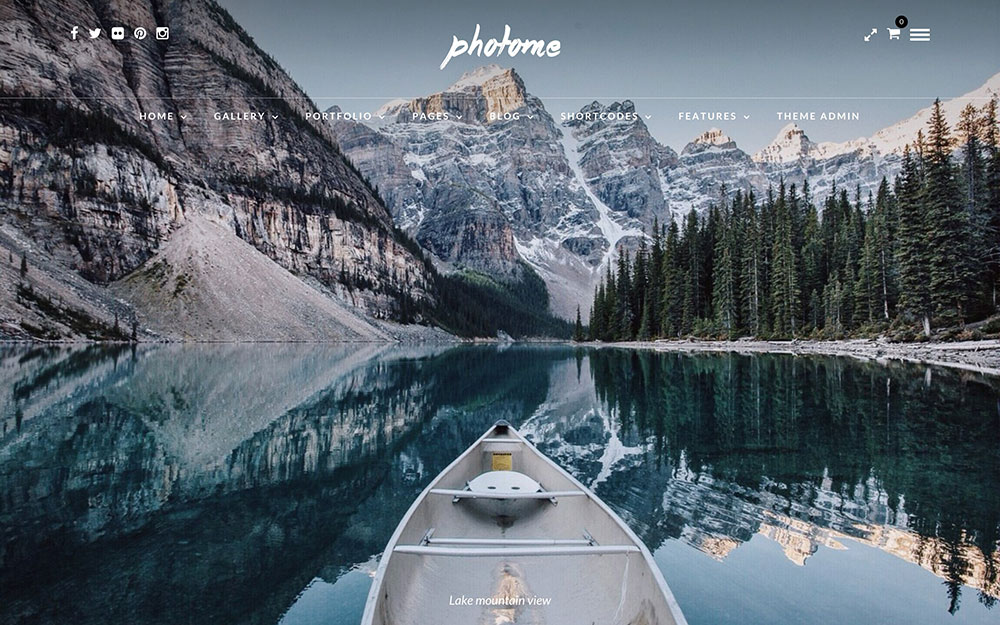
#> input picture lab5/photo-me-gallery-photography-theme.jpg, 1000 x 625 px
$ python task3.py
#> lines starting #> are read from the running program, lines starting #| are printed output that depends on the picture
import matplotlib.pyplot as plt
import matplotlib.image as mpimg
import numpy as np

#Importing image data into Numpy array
img= mpimg.imread('photo-me-gallery-photography-theme.jpg')
#> img is the input picture: shape (625, 1000, 3); mean R, G, B 90, 100.9, 110.3

#Plotting numpy arrays as image
imgplot = plt.imshow(img)

# Applying pseudocolor schemes to image plots
lum_img = img[:,:,0]
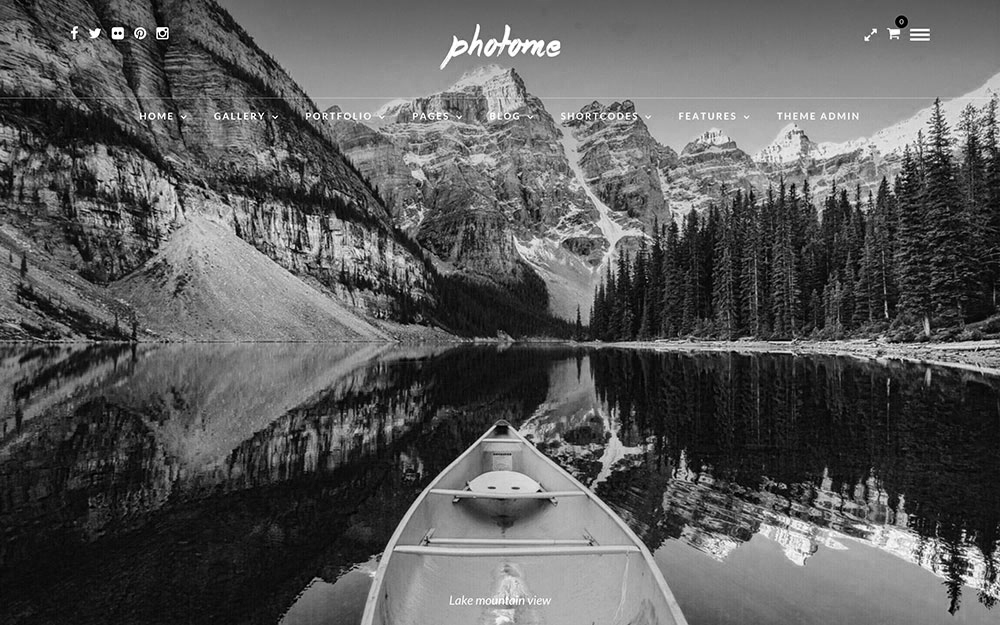
#> lum_img: shape (625, 1000); min 0, max 255, mean 90
plt.imshow(lum_img)


fig, axs = plt.subplots(nrows=1, ncols=3, figsize=(15,5))

for c, ax in zip(range(3), axs):
    tmp_im = np.zeros(img.shape, dtype="uint8")
    tmp_im[:,:,c] = img[:,:,c]
    ax.imshow(tmp_im)
    ax.set_axis_off()
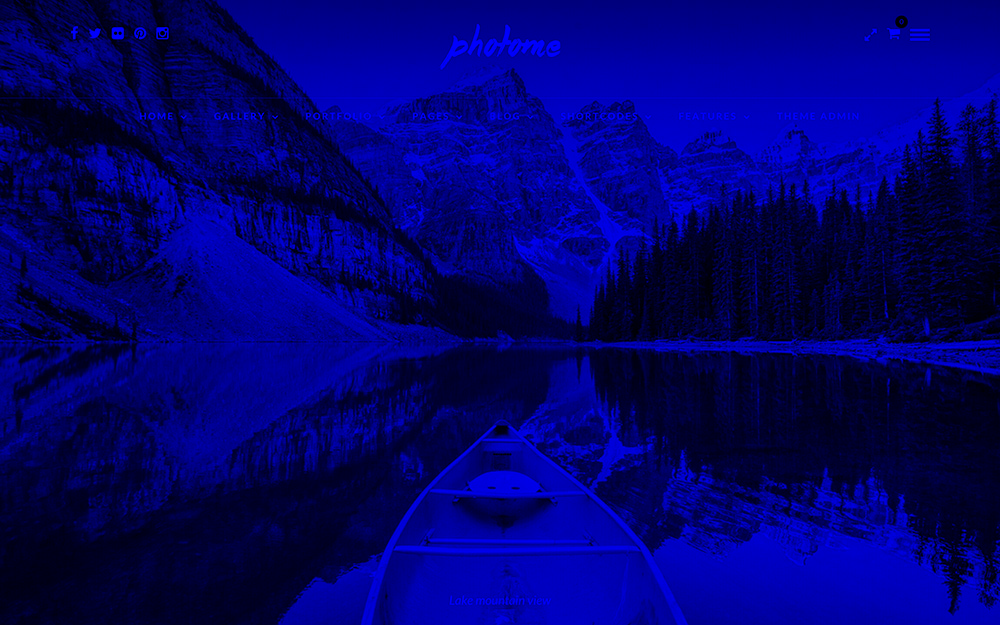
#> tmp_im: shape (625, 1000, 3); mean R, G, B 0, 0, 110.3
plt.show()
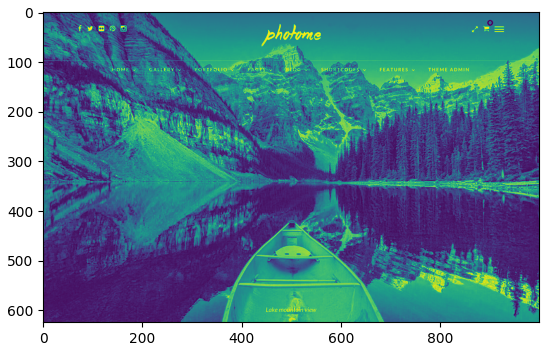
#> figure drawn by matplotlib, 1 panel
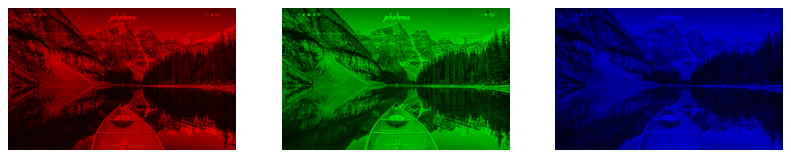
#> figure drawn by matplotlib, 3 panels


# Making image in black and white
plt.imshow(lum_img, cmap="gray", vmin =20, vmax=100)

plt.hist(lum_img.ravel(), bins=256, range=(0.0, 1.0), fc='k', ec='k')

imgplot = plt.imshow(lum_img, clim=(0.2, 0.7))
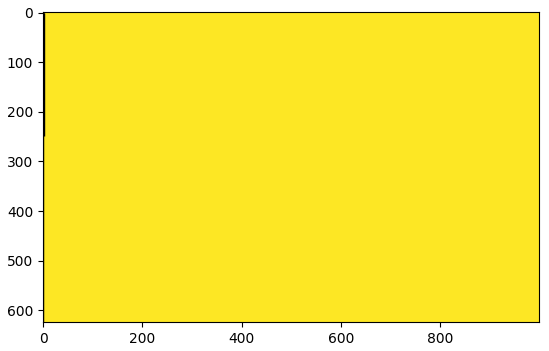
#> figure drawn by matplotlib, 1 panel
